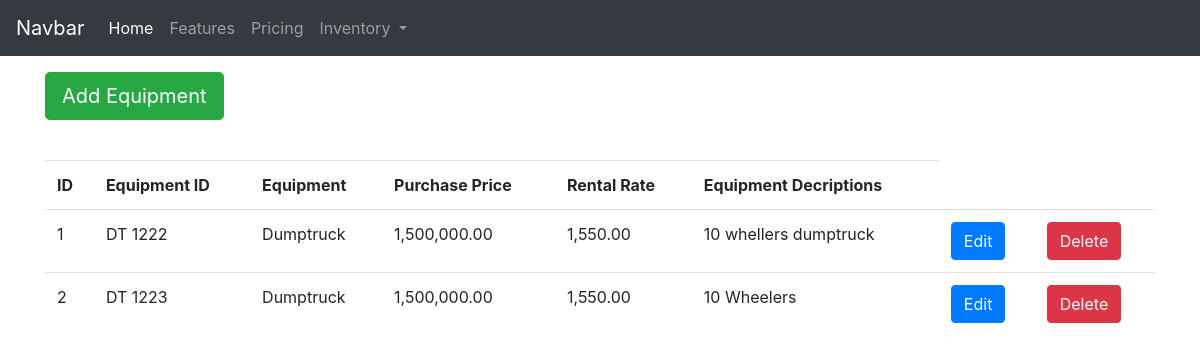
/equipment_list/, run on an earlier commit of the app's database.
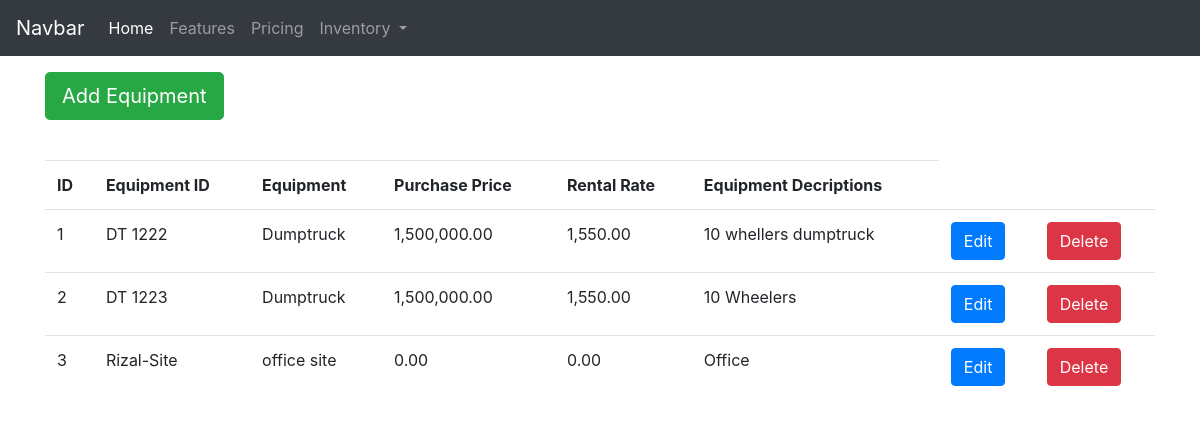
And on a later commit of the database.
### inventory_management/models.py (models this page shows, shortened)
class equipment(models.Model):
    equipment_id = models.CharField(max_length=100,
                                blank=True, null=True)
    equipment_name = models.CharField(max_length=100)
    purchase_value = models.DecimalField(max_digits=19,decimal_places=2,null=True, blank=True)
    rental_rate = models.DecimalField(max_digits=19,decimal_places=2,null=True, blank=True)
    equipment_descriptions = models.CharField(max_length=250)
    update = models.DateTimeField(auto_now=True)
    created = models.DateTimeField(auto_now_add=True)
    class Meta:
        ordering = ['equipment_name']
        db_table = 'equipment_db'

### inventory_management/views.py (the view)
# urls.py: path('equipment_list/', views.get_equipment_list, name="equipment_list"),
def get_equipment_list(request):
    context = {
        'sequenceList': equipment.objects.order_by('equipment_id')
    }
    return render(request, "equipment_list.html", context)

### inventory_management/templates/equipment_list.html (shortened to what this page needs)
{% extends 'base.html' %}
{% block content %}
<body>
    <div  class="container mt-3">
        <button class="btn btn-success btn-lg " data-toggle="modal" data-target="#modalForm">
            Add Equipment
        </button>
    </div><br>
    <div>
    <form class="form">
        <div class="container mt-3">
            <table class="table table-borderless">
                <thead class="border-bottom font-weight-bold">
                        <td>ID</td>
                        <td>Equipment ID</td>
                        <td>Equipment</td>
                        <td>Purchase Price</td>
                        <td>Rental Rate</td>
                        <td>Equipment Decriptions</td>
                </thead>
                <tbody>
                    {% for list in sequenceList%}
                        <tr>
                            <td>{{list.id}}</td>
                            <td>{{list.equipment_id}}</td>
                            <td>{{list.equipment_name}}</td>
                            <td>{{list.purchase_value}}</td>
                            <td>{{list.rental_rate}}</td>
                            <td>{{list.equipment_descriptions}}</td>
                            <td>
                                <a href=""
                                <button type="button" class="btn btn-primary">
                                 Edit</button></a>
                            </td>
                            <td>
                                <a href="{% url 'equipmentDelete' list.id%}"method="POST">
                                    <button type="button" class="btn btn-danger"> Delete</button>
                                </a>
                            </td>
                        </tr>
                    {% endfor %}
                </tbody>
            </table>
        </div>
    </form>
</body>
{% endblock %}

What changed in the data, as far as the page shows it:
added equipment: id "3", equipment_id "Rizal-Site", equipment_name "office site", purchase_value "0.00", rental_rate "0.00", equipment_descriptions "Office"
